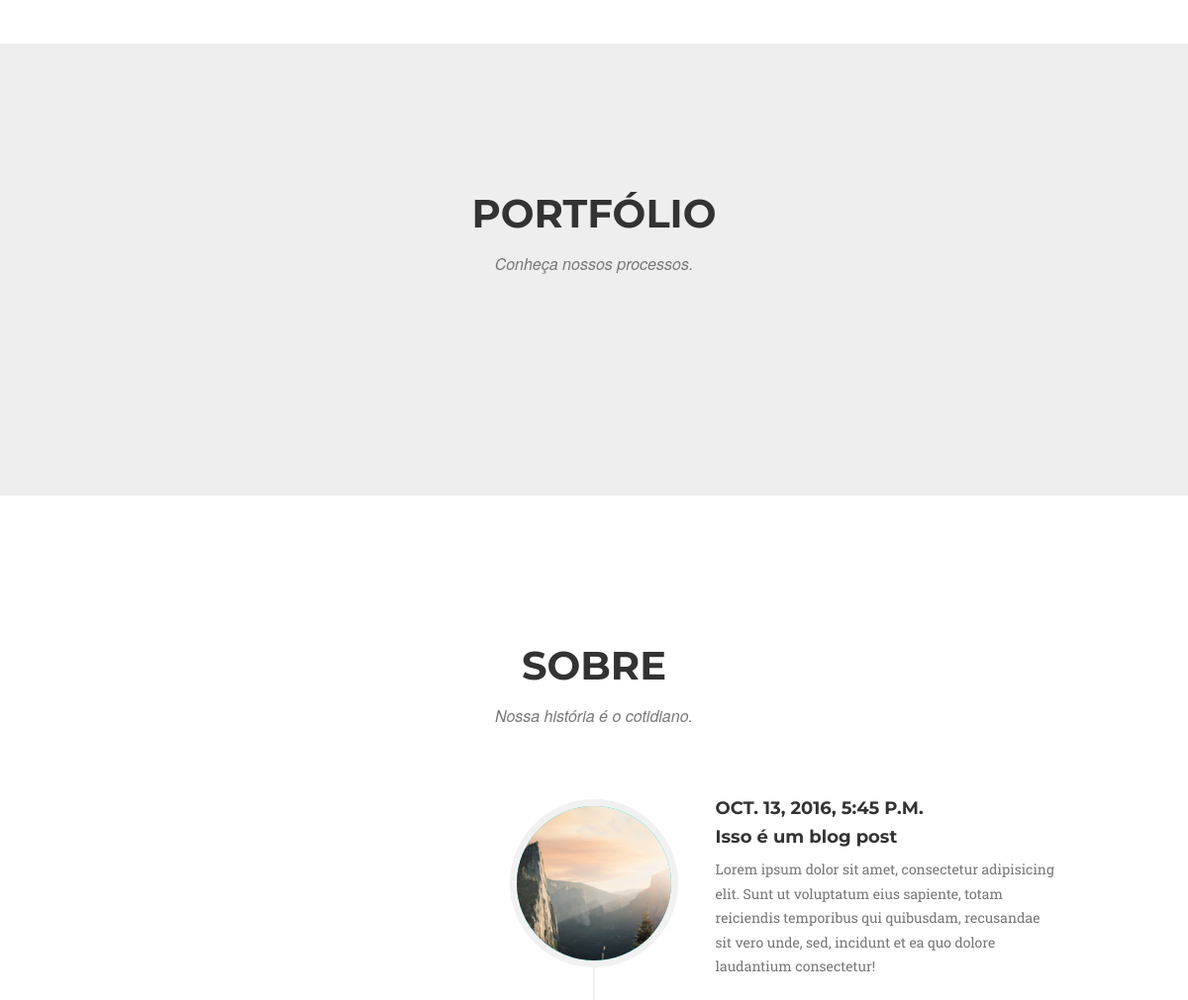
Before: / (middle part) with the older database file.
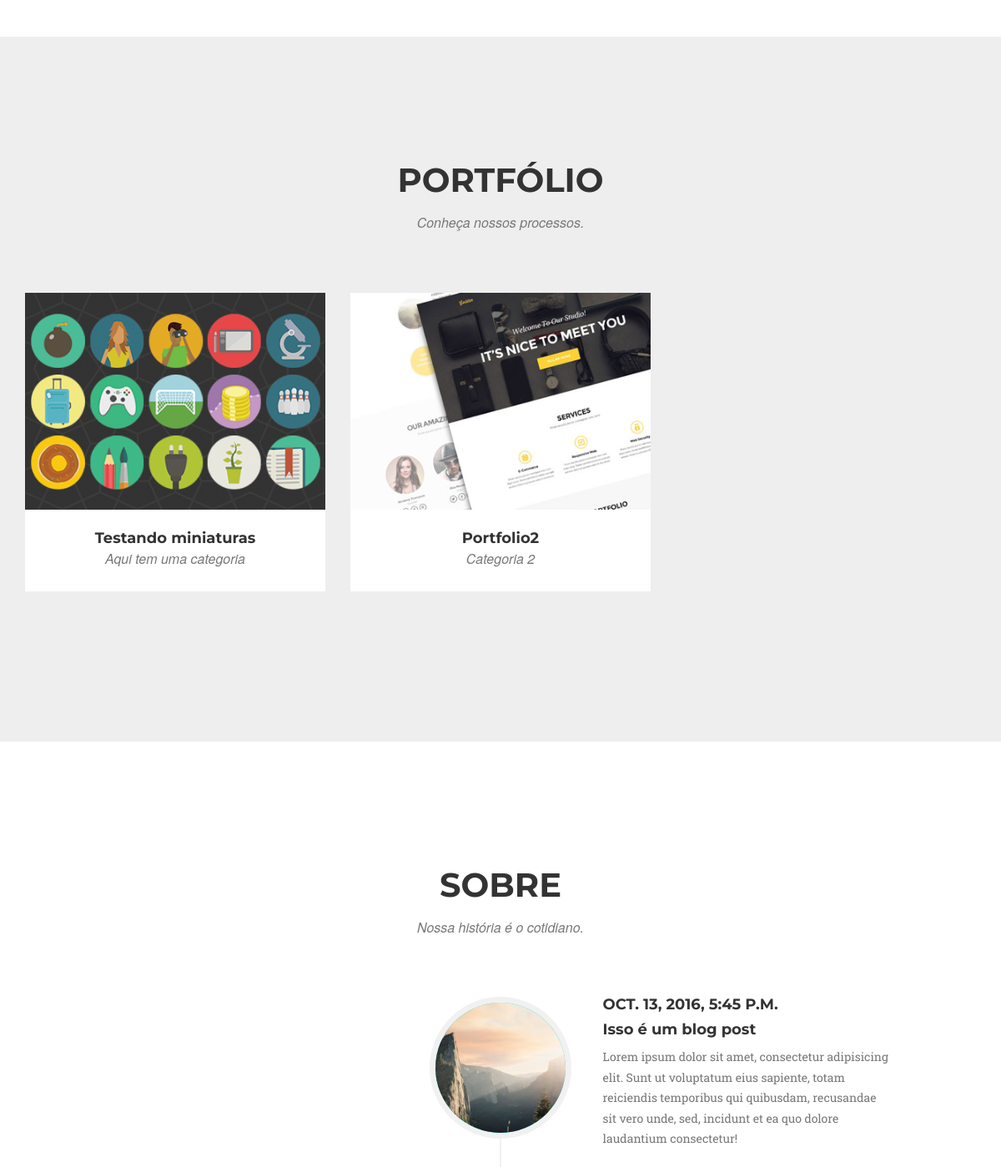
After: the same page with the newer database file.
### core/models.py (models this page shows, shortened)
class Post(models.Model):
	title = models.CharField(max_length=250)
	date = models.DateTimeField()
	text = models.TextField()
	thumb = models.ImageField(upload_to='thumbs/%Y/%m/%d/', null=True, blank=False)

class Portfolio(models.Model):
	miniature_title = models.CharField(max_length=30)
	category = models.CharField(max_length=30)
	miniature_image = models.ImageField(upload_to='portfolio/miniatures/%Y/%m/%d', null=True, blank=False)
	project_name = models.CharField(max_length=30)
	intro = models.CharField(max_length=30)
	image = models.ImageField(upload_to='portfolio/images/%Y/%m/%d', null=True, blank=False)
	description = RichTextField()
	date = models.DateField()
	client = models.CharField(max_length=20)
	id = models.AutoField(primary_key=True)

### core/views.py (the view, shortened to what this page needs)
# urls.py: url(r'^$', views.fullsite),
def fullsite(request):
	context_general = {}
	context_general["posts"] = Post.objects.order_by('date')
	form_class = ContactForm
	context_general["form"] = form_class
	context_general["ports"] = Portfolio.objects.order_by('date')
	return render(request, 'core/index.html', context_general)

### core/templates/core/index.html (shortened to what this page needs)
{% load staticfiles %}
<!DOCTYPE html>
<html lang="en">
<head>
    <link href="{% static 'vendor/bootstrap/css/bootstrap.min.css' %}" rel="stylesheet">
    <link href="{% static 'vendor/font-awesome/css/font-awesome.min.css' %}" rel="stylesheet" type="text/css">
    <link href="{% static 'css/agency.css' %}" rel="stylesheet">
</head>
<body id="page-top" class="index">
    <section id="services">
    </section>
    <section id="portfolio" class="bg-light-gray">
        <div class="container">
            <div class="row">
                <div class="col-lg-12 text-center">
                    <h2 class="section-heading">Portfólio</h2>
                    <h3 class="section-subheading text-muted">Conheça nossos processos.</h3>
                </div>
            </div>
            <div class="row">
                {% include 'core/portfolio_grid.html' %}
            </div>
        </div>
    </section>
    <section id="about">
        <div class="container">
            <div class="row">
                <div class="col-lg-12 text-center">
                    <h2 class="section-heading">Sobre</h2>
                    <h3 class="section-subheading text-muted">Nossa história é o cotidiano.</h3>
                </div>
            </div>
            <div class="row">
                <div class="col-lg-12">
                    <ul class="timeline">
                        {% include 'core/post_list.html' %}
                    </ul>
                </div>
            </div>
        </div>
    </section>
</body>
</html>

### core/templates/core/portfolio_grid.html (shortened to what this page needs)
{% block portfolio_grid %}
    {% for port in ports %}
        <div class="col-md-4 col-sm-6 portfolio-item">
            <a href="#portfolioModal{{port.id}}" class="portfolio-link" data-toggle="modal">
                <img src="{{ port.miniature_image.url }}" class="img-responsive" alt="">
            </a>
            <div class="portfolio-caption">
                <h4>{{ port.miniature_title }}</h4>
                <p class="text-muted">{{ port.category }}</p>
            </div>
        </div>
    {% endfor %}
{% endblock portfolio_grid %}

### core/templates/core/post_list.html
{% block posts %}
    {% for post in posts %}
            <li class="{% if forloop.counter0|divisibleby:2 %}timeline-inverted{% endif %}">
                <div class="timeline-image">
                    <img class="img-circle img-responsive" src="{{ post.thumb.url }}" alt="">
                </div>
                <div class="timeline-panel">
                    <div class="timeline-heading">
                        <h4>{{ post.date }}</h4>
                        <h4 class="subheading">{{ post.title }}</h4>
                    </div>
                    <div class="timeline-body">
                        <p class="text-muted">{{ post.text|linebreaksbr }}</p>
                    </div>
                </div>
            </li>
    {% endfor %}
{% endblock posts %}

### core/static/css/agency.css (style rules this page uses)
body { overflow-x: hidden; font-family: "Roboto Slab", "Helvetica Neue", Helvetica, Arial, sans-serif; }
.text-muted { color: #777777; }
p { font-size: 14px; line-height: 1.75; }
a, a:hover, a:focus, a:active, a.active { outline: none; }
a { color: #05e2dc; }
h1, h2, h3, h4, h5, h6 { font-family: "Montserrat", "Helvetica Neue", Helvetica, Arial, sans-serif; text-transform: uppercase; font-weight: 700; }
.bg-light-gray { background-color: #eeeeee; }
section { padding: 100px 0; }
section h2.section-heading { font-size: 40px; margin-top: 0; margin-bottom: 15px; }
section h3.section-subheading { font-size: 16px; font-family: "Droid Serif", "Helvetica Neue", Helvetica, Arial, sans-serif; text-transform: none; font-style: italic; font-weight: 400; margin-bottom: 75px; }
@media (min-width: 768px) { section { padding: 150px 0; } }
#portfolio .portfolio-item { margin: 0 0 15px; right: 0; }
#portfolio .portfolio-item .portfolio-link { display: block; position: relative; max-width: 400px; margin: 0 auto; }
#portfolio .portfolio-item .portfolio-caption { max-width: 400px; margin: 0 auto; background-color: white; text-align: center; padding: 25px; }
#portfolio .portfolio-item .portfolio-caption h4 { text-transform: none; margin: 0; }
#portfolio .portfolio-item .portfolio-caption p { font-family: "Droid Serif", "Helvetica Neue", Helvetica, Arial, sans-serif; font-style: italic; font-size: 16px; margin: 0; }
#portfolio * { z-index: 2; }
@media (min-width: 767px) { #portfolio .portfolio-item { margin: 0 0 30px; } }
.timeline { list-style: none; padding: 0; position: relative; }
.timeline:before { top: 0; bottom: 0; position: absolute; content: ""; width: 2px; background-color: #f1f1f1; left: 40px; margin-left: -1.5px; }
.timeline > li { margin-bottom: 50px; position: relative; min-height: 50px; }
.timeline > li:before, .timeline > li:after { content: " "; display: table; }
.timeline > li:after { clear: both; }
.timeline > li .timeline-panel { width: 100%; float: right; padding: 0 20px 0 100px; position: relative; text-align: left; }
.timeline > li .timeline-panel:before { border-left-width: 0; border-right-width: 15px; left: -15px; right: auto; }
.timeline > li .timeline-panel:after { border-left-width: 0; border-right-width: 14px; left: -14px; right: auto; }
.timeline > li .timeline-image { left: 0; margin-left: 0; width: 80px; height: 80px; position: absolute; z-index: 100; background-color: #05e2dc; color: white; border-radius: 100%; border: 7px solid #f1f1f1; text-align: center; }
.timeline > li.timeline-inverted > .timeline-panel { float: right; text-align: left; padding: 0 20px 0 100px; }
.timeline > li.timeline-inverted > .timeline-panel:before { border-left-width: 0; border-right-width: 15px; left: -15px; right: auto; }
.timeline > li.timeline-inverted > .timeline-panel:after { border-left-width: 0; border-right-width: 14px; left: -14px; right: auto; }
.timeline .timeline-heading h4 { margin-top: 0; color: inherit; }
.timeline .timeline-heading h4.subheading { text-transform: none; }
.timeline .timeline-body > p, .timeline .timeline-body > ul { margin-bottom: 0; }
@media (min-width: 768px) { .timeline:before { left: 50%; } }
@media (min-width: 768px) { .timeline > li { margin-bottom: 100px; min-height: 100px; } }
@media (min-width: 768px) { .timeline > li .timeline-panel { width: 41%; float: left; padding: 0 20px 20px 30px; text-align: right; } }
@media (min-width: 768px) { .timeline > li .timeline-image { width: 100px; height: 100px; left: 50%; margin-left: -50px; } }
@media (min-width: 768px) { .timeline > li.timeline-inverted > .timeline-panel { float: right; text-align: left; padding: 0 30px 20px 20px; } }
@media (min-width: 992px) { .timeline > li { min-height: 150px; } }
@media (min-width: 992px) { .timeline > li .timeline-panel { padding: 0 20px 20px; } }
@media (min-width: 992px) { .timeline > li .timeline-image { width: 150px; height: 150px; margin-left: -75px; } }
@media (min-width: 992px) { .timeline > li.timeline-inverted > .timeline-panel { padding: 0 20px 20px; } }
@media (min-width: 1200px) { .timeline > li { min-height: 170px; } }
@media (min-width: 1200px) { .timeline > li .timeline-panel { padding: 0 20px 20px 100px; } }
@media (min-width: 1200px) { .timeline > li .timeline-image { width: 170px; height: 170px; margin-left: -85px; } }
@media (min-width: 1200px) { .timeline > li.timeline-inverted > .timeline-panel { padding: 0 100px 20px 20px; } }
body { webkit-tap-highlight-color: #05e2dc; }

Changed rows visible on the page:
added Portfolio: miniature_image (picture), miniature_title "Testando miniaturas", category "Aqui tem uma categoria"
added Portfolio: miniature_image (picture), miniature_title "Portfolio2", category "Categoria 2"
